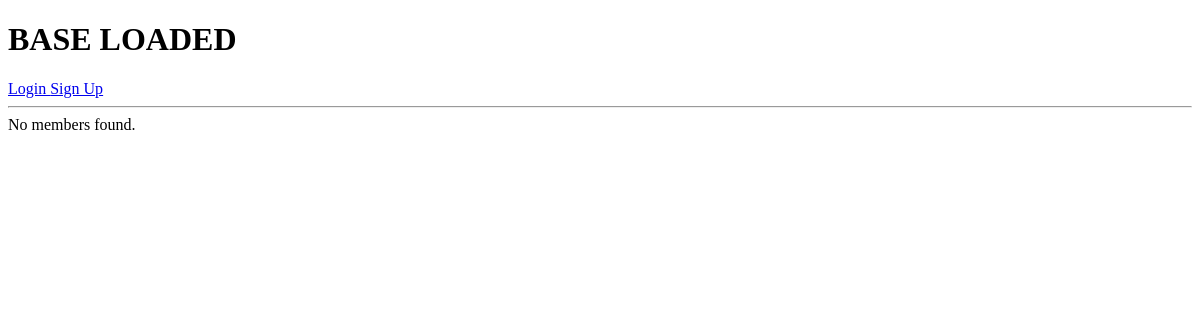
/accounts/memmber/, run on an earlier commit of the app's database.
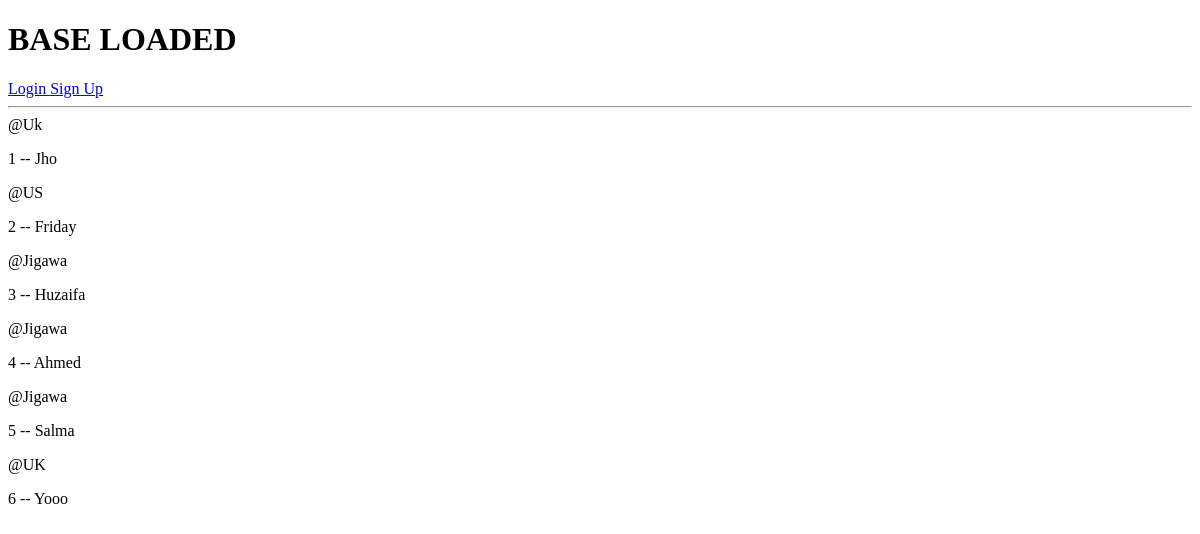
And on a later commit of the database.
### accounts/models.py (models this page shows, shortened)
class Memmber(models.Model):
    name = models.CharField(max_length=20)
    nationality = models.TextField()
    updated = models.DateTimeField(auto_now=True)
    created = models.DateTimeField(auto_now_add=True)

### accounts/views.py (the view)
# urls.py: path('memmber/', memmber, name='memmber'),
def memmber(request):
    memmbers = Memmber.objects.all()
    return render(request, 'accounts/memmber.html', {'memmbers': memmbers})

### accounts/templates/accounts/memmber.html
{% extends 'base.html' %}
{% block content %}
<div>
    {% for memmber in memmbers %}
        <span>@{{memmber.nationality}}</span>
        <p>{{ memmber.id }} -- {{ memmber.name }}</p>
    {% empty %}
        <div>No members found.</div>
    {% endfor %}
</div>
{% endblock content %}

### templates/base.html (shortened to what this page needs)
<!DOCTYPE html>
<html>
<head>
    <h1>BASE LOADED</h1>
</head>
<body>
    {%  if user.is_authenticated %}
        <p> Welcome, {{ user.username }}! </p>
        <a href="{% url 'login' %}"> Logout </a>
    {% else %}
        <a href="{% url 'add_user' %}"> Login </a>
        <a href="{% url 'edit_list' %}"> Sign Up </a>
    {% endif %}
    <hr>
    {% block content %}
    {% endblock %}
</body>
</html>

What changed in the data, as far as the page shows it:
added Memmber: nationality "Uk", id "1", name "Jho"
added Memmber: nationality "US", id "2", name "Friday"
added Memmber: nationality "Jigawa", id "3", name "Huzaifa"
added Memmber: nationality "Jigawa", id "4", name "Ahmed"
added Memmber: nationality "Jigawa", id "5", name "Salma"
added Memmber: nationality "UK", id "6", name "Yooo"
Also different on the page:
text no longer shown: "No members found."
